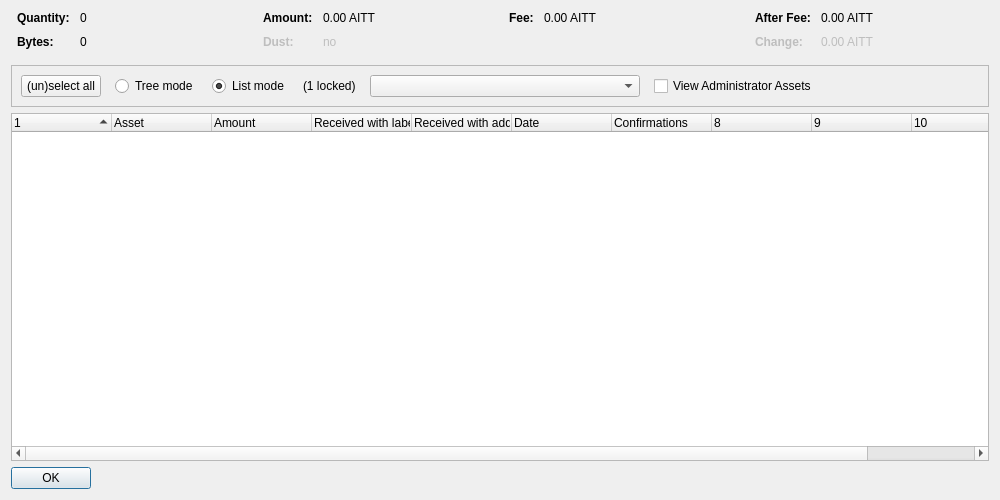
<?xml version="1.0" encoding="UTF-8"?>
<ui version="4.0">
 <class>AssetControlDialog</class>
 <widget class="QDialog" name="AssetControlDialog">
  <property name="geometry">
   <rect>
    <x>0</x>
    <y>0</y>
    <width>1000</width>
    <height>500</height>
   </rect>
  </property>
  <property name="windowTitle">
   <string>Asset Selection</string>
  </property>
  <layout class="QVBoxLayout" name="verticalLayout">
   <item>
    <layout class="QHBoxLayout" name="horizontalLayoutTop" stretch="0,0,0,0">
     <property name="topMargin">
      <number>0</number>
     </property>
     <property name="bottomMargin">
      <number>10</number>
     </property>
     <item>
      <layout class="QFormLayout" name="formLayoutAssetControl1">
       <property name="horizontalSpacing">
        <number>10</number>
       </property>
       <property name="verticalSpacing">
        <number>10</number>
       </property>
       <property name="leftMargin">
        <number>6</number>
       </property>
       <property name="rightMargin">
        <number>6</number>
       </property>
       <item row="0" column="0">
        <widget class="QLabel" name="labelAssetControlQuantityText">
         <property name="font">
          <font>
           <weight>75</weight>
           <bold>true</bold>
          </font>
         </property>
         <property name="text">
          <string>Quantity:</string>
         </property>
        </widget>
       </item>
       <item row="0" column="1">
        <widget class="QLabel" name="labelAssetControlQuantity">
         <property name="cursor">
          <cursorShape>IBeamCursor</cursorShape>
         </property>
         <property name="contextMenuPolicy">
          <enum>Qt::ActionsContextMenu</enum>
         </property>
         <property name="text">
          <string notr="true">0</string>
         </property>
         <property name="textInteractionFlags">
          <set>Qt::LinksAccessibleByMouse|Qt::TextSelectableByKeyboard|Qt::TextSelectableByMouse</set>
         </property>
        </widget>
       </item>
       <item row="1" column="0">
        <widget class="QLabel" name="labelAssetControlBytesText">
         <property name="font">
          <font>
           <weight>75</weight>
           <bold>true</bold>
          </font>
         </property>
         <property name="text">
          <string>Bytes:</string>
         </property>
        </widget>
       </item>
       <item row="1" column="1">
        <widget class="QLabel" name="labelAssetControlBytes">
         <property name="cursor">
          <cursorShape>IBeamCursor</cursorShape>
         </property>
         <property name="contextMenuPolicy">
          <enum>Qt::ActionsContextMenu</enum>
         </property>
         <property name="text">
          <string notr="true">0</string>
         </property>
         <property name="textInteractionFlags">
          <set>Qt::LinksAccessibleByMouse|Qt::TextSelectableByKeyboard|Qt::TextSelectableByMouse</set>
         </property>
        </widget>
       </item>
      </layout>
     </item>
     <item>
      <layout class="QFormLayout" name="formLayoutAssetControl2">
       <property name="horizontalSpacing">
        <number>10</number>
       </property>
       <property name="verticalSpacing">
        <number>10</number>
       </property>
       <property name="leftMargin">
        <number>6</number>
       </property>
       <property name="rightMargin">
        <number>6</number>
       </property>
       <item row="0" column="0">
        <widget class="QLabel" name="labelAssetControlAmountText">
         <property name="font">
          <font>
           <weight>75</weight>
           <bold>true</bold>
          </font>
         </property>
         <property name="text">
          <string>Amount:</string>
         </property>
        </widget>
       </item>
       <item row="0" column="1">
        <widget class="QLabel" name="labelAssetControlAmount">
         <property name="cursor">
          <cursorShape>IBeamCursor</cursorShape>
         </property>
         <property name="contextMenuPolicy">
          <enum>Qt::ActionsContextMenu</enum>
         </property>
         <property name="text">
          <string notr="true">0.00 AITT</string>
         </property>
         <property name="textInteractionFlags">
          <set>Qt::LinksAccessibleByMouse|Qt::TextSelectableByKeyboard|Qt::TextSelectableByMouse</set>
         </property>
        </widget>
       </item>
       <item row="1" column="0">
        <widget class="QLabel" name="labelAssetControlLowOutputText">
         <property name="enabled">
          <bool>false</bool>
         </property>
         <property name="font">
          <font>
           <weight>75</weight>
           <bold>true</bold>
          </font>
         </property>
         <property name="text">
          <string>Dust:</string>
         </property>
        </widget>
       </item>
       <item row="1" column="1">
        <widget class="QLabel" name="labelAssetControlLowOutput">
         <property name="enabled">
          <bool>false</bool>
         </property>
         <property name="cursor">
          <cursorShape>IBeamCursor</cursorShape>
         </property>
         <property name="contextMenuPolicy">
          <enum>Qt::ActionsContextMenu</enum>
         </property>
         <property name="text">
          <string notr="true">no</string>
         </property>
         <property name="textInteractionFlags">
          <set>Qt::LinksAccessibleByMouse|Qt::TextSelectableByKeyboard|Qt::TextSelectableByMouse</set>
         </property>
        </widget>
       </item>
      </layout>
     </item>
     <item>
      <layout class="QFormLayout" name="formLayoutAssetControl3">
       <property name="horizontalSpacing">
        <number>10</number>
       </property>
       <property name="verticalSpacing">
        <number>10</number>
       </property>
       <property name="leftMargin">
        <number>6</number>
       </property>
       <property name="rightMargin">
        <number>6</number>
       </property>
       <item row="0" column="0">
        <widget class="QLabel" name="labelAssetControlFeeText">
         <property name="font">
          <font>
           <weight>75</weight>
           <bold>true</bold>
          </font>
         </property>
         <property name="text">
          <string>Fee:</string>
         </property>
        </widget>
       </item>
       <item row="0" column="1">
        <widget class="QLabel" name="labelAssetControlFee">
         <property name="cursor">
          <cursorShape>IBeamCursor</cursorShape>
         </property>
         <property name="contextMenuPolicy">
          <enum>Qt::ActionsContextMenu</enum>
         </property>
         <property name="text">
          <string notr="true">0.00 AITT</string>
         </property>
         <property name="textInteractionFlags">
          <set>Qt::LinksAccessibleByMouse|Qt::TextSelectableByKeyboard|Qt::TextSelectableByMouse</set>
         </property>
        </widget>
       </item>
      </layout>
     </item>
     <item>
      <layout class="QFormLayout" name="formLayoutAssetControl4">
       <property name="horizontalSpacing">
        <number>10</number>
       </property>
       <property name="verticalSpacing">
        <number>10</number>
       </property>
       <property name="leftMargin">
        <number>6</number>
       </property>
       <property name="rightMargin">
        <number>6</number>
       </property>
       <item row="0" column="0">
        <widget class="QLabel" name="labelAssetControlAfterFeeText">
         <property name="font">
          <font>
           <weight>75</weight>
           <bold>true</bold>
          </font>
         </property>
         <property name="text">
          <string>After Fee:</string>
         </property>
        </widget>
       </item>
       <item row="0" column="1">
        <widget class="QLabel" name="labelAssetControlAfterFee">
         <property name="cursor">
          <cursorShape>IBeamCursor</cursorShape>
         </property>
         <property name="contextMenuPolicy">
          <enum>Qt::ActionsContextMenu</enum>
         </property>
         <property name="text">
          <string notr="true">0.00 AITT</string>
         </property>
         <property name="textInteractionFlags">
          <set>Qt::LinksAccessibleByMouse|Qt::TextSelectableByKeyboard|Qt::TextSelectableByMouse</set>
         </property>
        </widget>
       </item>
       <item row="1" column="0">
        <widget class="QLabel" name="labelAssetControlChangeText">
         <property name="enabled">
          <bool>false</bool>
         </property>
         <property name="font">
          <font>
           <weight>75</weight>
           <bold>true</bold>
          </font>
         </property>
         <property name="text">
          <string>Change:</string>
         </property>
        </widget>
       </item>
       <item row="1" column="1">
        <widget class="QLabel" name="labelAssetControlChange">
         <property name="enabled">
          <bool>false</bool>
         </property>
         <property name="cursor">
          <cursorShape>IBeamCursor</cursorShape>
         </property>
         <property name="contextMenuPolicy">
          <enum>Qt::ActionsContextMenu</enum>
         </property>
         <property name="text">
          <string notr="true">0.00 AITT</string>
         </property>
         <property name="textInteractionFlags">
          <set>Qt::LinksAccessibleByMouse|Qt::TextSelectableByKeyboard|Qt::TextSelectableByMouse</set>
         </property>
        </widget>
       </item>
      </layout>
     </item>
    </layout>
   </item>
   <item>
    <widget class="QFrame" name="frame">
     <property name="minimumSize">
      <size>
       <width>0</width>
       <height>40</height>
      </size>
     </property>
     <property name="frameShape">
      <enum>QFrame::StyledPanel</enum>
     </property>
     <property name="frameShadow">
      <enum>QFrame::Sunken</enum>
     </property>
     <layout class="QHBoxLayout" name="horizontalLayout">
      <item>
       <layout class="QHBoxLayout" name="horizontalLayoutPanel" stretch="0,0,0,0,0,0,0">
        <property name="spacing">
         <number>14</number>
        </property>
        <item>
         <widget class="QPushButton" name="pushButtonSelectAll">
          <property name="sizePolicy">
           <sizepolicy hsizetype="Maximum" vsizetype="Fixed">
            <horstretch>0</horstretch>
            <verstretch>0</verstretch>
           </sizepolicy>
          </property>
          <property name="text">
           <string>(un)select all</string>
          </property>
          <property name="autoDefault">
           <bool>false</bool>
          </property>
         </widget>
        </item>
        <item>
         <widget class="QRadioButton" name="radioTreeMode">
          <property name="sizePolicy">
           <sizepolicy hsizetype="Maximum" vsizetype="Fixed">
            <horstretch>0</horstretch>
            <verstretch>0</verstretch>
           </sizepolicy>
          </property>
          <property name="text">
           <string>Tree mode</string>
          </property>
         </widget>
        </item>
        <item>
         <widget class="QRadioButton" name="radioListMode">
          <property name="sizePolicy">
           <sizepolicy hsizetype="Maximum" vsizetype="Fixed">
            <horstretch>0</horstretch>
            <verstretch>0</verstretch>
           </sizepolicy>
          </property>
          <property name="text">
           <string>List mode</string>
          </property>
          <property name="checked">
           <bool>true</bool>
          </property>
         </widget>
        </item>
        <item>
         <widget class="QLabel" name="labelLocked">
          <property name="text">
           <string notr="true">(1 locked)</string>
          </property>
         </widget>
        </item>
        <item>
         <widget class="QComboBox" name="assetList">
          <property name="minimumContentsLength">
           <number>30</number>
          </property>
         </widget>
        </item>
        <item>
         <widget class="QCheckBox" name="viewAdministrator">
          <property name="toolTip">
           <string>View assets that you have the ownership asset for</string>
          </property>
          <property name="text">
           <string>View Administrator Assets</string>
          </property>
         </widget>
        </item>
        <item>
         <spacer name="horizontalSpacer">
          <property name="orientation">
           <enum>Qt::Horizontal</enum>
          </property>
          <property name="sizeHint" stdset="0">
           <size>
            <width>40</width>
            <height>20</height>
           </size>
          </property>
         </spacer>
        </item>
       </layout>
      </item>
     </layout>
    </widget>
   </item>
   <item>
    <widget class="AssetControlTreeWidget" name="treeWidget">
     <property name="contextMenuPolicy">
      <enum>Qt::CustomContextMenu</enum>
     </property>
     <property name="sortingEnabled">
      <bool>false</bool>
     </property>
     <property name="columnCount">
      <number>11</number>
     </property>
     <attribute name="headerShowSortIndicator" stdset="0">
      <bool>true</bool>
     </attribute>
     <attribute name="headerStretchLastSection">
      <bool>false</bool>
     </attribute>
     <column>
      <property name="text">
       <string/>
      </property>
     </column>
     <column>
      <property name="text">
       <string>Asset</string>
      </property>
     </column>
     <column>
      <property name="text">
       <string>Amount</string>
      </property>
     </column>
     <column>
      <property name="text">
       <string>Received with label</string>
      </property>
     </column>
     <column>
      <property name="text">
       <string>Received with address</string>
      </property>
     </column>
     <column>
      <property name="text">
       <string>Date</string>
      </property>
     </column>
     <column>
      <property name="text">
       <string>Confirmations</string>
      </property>
      <property name="toolTip">
       <string>Confirmed</string>
      </property>
     </column>
     <column>
      <property name="text">
       <string/>
      </property>
     </column>
     <column>
      <property name="text">
       <string/>
      </property>
     </column>
     <column>
      <property name="text">
       <string/>
      </property>
     </column>
     <column>
      <property name="text">
       <string/>
      </property>
     </column>
    </widget>
   </item>
   <item>
    <widget class="QDialogButtonBox" name="buttonBox">
     <property name="sizePolicy">
      <sizepolicy hsizetype="Maximum" vsizetype="Fixed">
       <horstretch>0</horstretch>
       <verstretch>0</verstretch>
      </sizepolicy>
     </property>
     <property name="orientation">
      <enum>Qt::Horizontal</enum>
     </property>
     <property name="standardButtons">
      <set>QDialogButtonBox::Ok</set>
     </property>
    </widget>
   </item>
  </layout>
 </widget>
 <customwidgets>
  <customwidget>
   <class>AssetControlTreeWidget</class>
   <extends>QTreeWidget</extends>
   <header location="global">assetcontroltreewidget.h</header>
  </customwidget>
 </customwidgets>
 <resources/>
 <connections/>
</ui>
